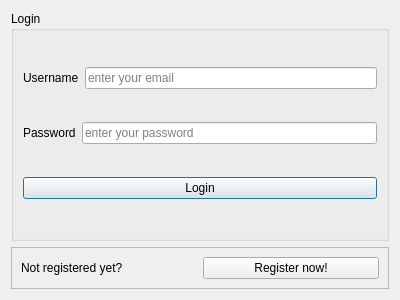
<?xml version="1.0" encoding="UTF-8"?>
<ui version="4.0">
 <class>Login</class>
 <widget class="QDialog" name="Login">
  <property name="geometry">
   <rect>
    <x>0</x>
    <y>0</y>
    <width>400</width>
    <height>300</height>
   </rect>
  </property>
  <property name="windowTitle">
   <string>Dialog</string>
  </property>
  <layout class="QVBoxLayout" name="verticalLayout">
   <item>
    <widget class="QGroupBox" name="groupBox">
     <property name="sizePolicy">
      <sizepolicy hsizetype="Preferred" vsizetype="MinimumExpanding">
       <horstretch>0</horstretch>
       <verstretch>0</verstretch>
      </sizepolicy>
     </property>
     <property name="minimumSize">
      <size>
       <width>0</width>
       <height>0</height>
      </size>
     </property>
     <property name="title">
      <string>Login</string>
     </property>
     <layout class="QVBoxLayout" name="verticalLayout_2">
      <item>
       <layout class="QHBoxLayout" name="horizontalLayout">
        <item>
         <widget class="QLabel" name="label_User">
          <property name="text">
           <string>Username</string>
          </property>
         </widget>
        </item>
        <item>
         <widget class="QLineEdit" name="lineEdit_User">
          <property name="autoFillBackground">
           <bool>false</bool>
          </property>
          <property name="text">
           <string/>
          </property>
          <property name="placeholderText">
           <string>enter your email</string>
          </property>
         </widget>
        </item>
       </layout>
      </item>
      <item>
       <layout class="QHBoxLayout" name="horizontalLayout_2">
        <item>
         <widget class="QLabel" name="label_Pass">
          <property name="text">
           <string>Password</string>
          </property>
         </widget>
        </item>
        <item>
         <widget class="QLineEdit" name="lineEdit_Pass">
          <property name="placeholderText">
           <string>enter your password</string>
          </property>
         </widget>
        </item>
       </layout>
      </item>
      <item>
       <widget class="QPushButton" name="pushButton_Login">
        <property name="text">
         <string>Login</string>
        </property>
       </widget>
      </item>
     </layout>
    </widget>
   </item>
   <item>
    <widget class="QFrame" name="frame">
     <property name="frameShape">
      <enum>QFrame::StyledPanel</enum>
     </property>
     <property name="frameShadow">
      <enum>QFrame::Raised</enum>
     </property>
     <layout class="QHBoxLayout" name="horizontalLayout_3">
      <item>
       <widget class="QLabel" name="label">
        <property name="text">
         <string>Not registered yet?</string>
        </property>
       </widget>
      </item>
      <item>
       <widget class="QPushButton" name="pushButton_Reg">
        <property name="text">
         <string>Register now!</string>
        </property>
       </widget>
      </item>
     </layout>
    </widget>
   </item>
  </layout>
 </widget>
 <resources/>
 <connections/>
</ui>
